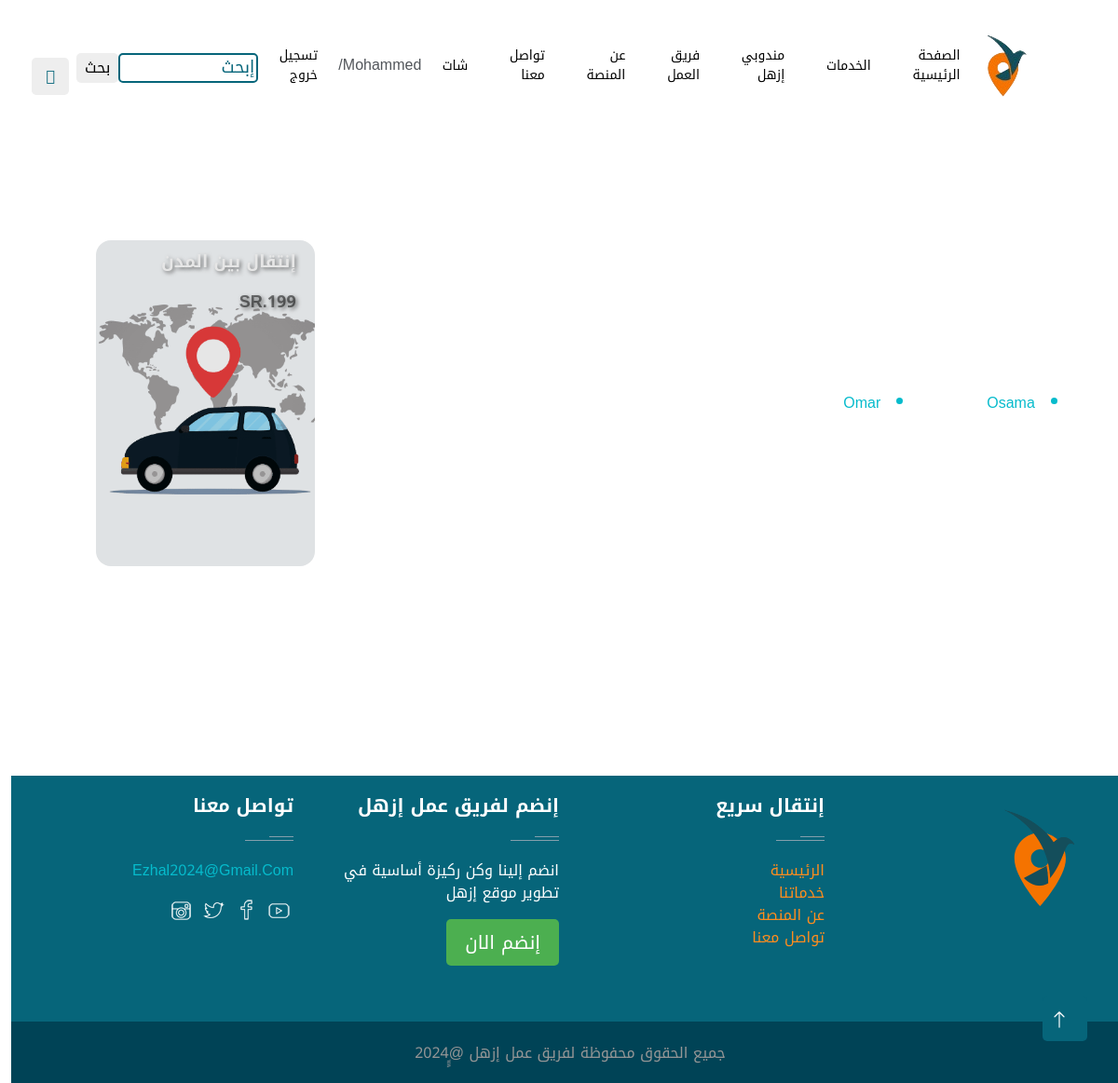
/service_one.php?id=3 (signed in), run on an earlier commit of the app's database.
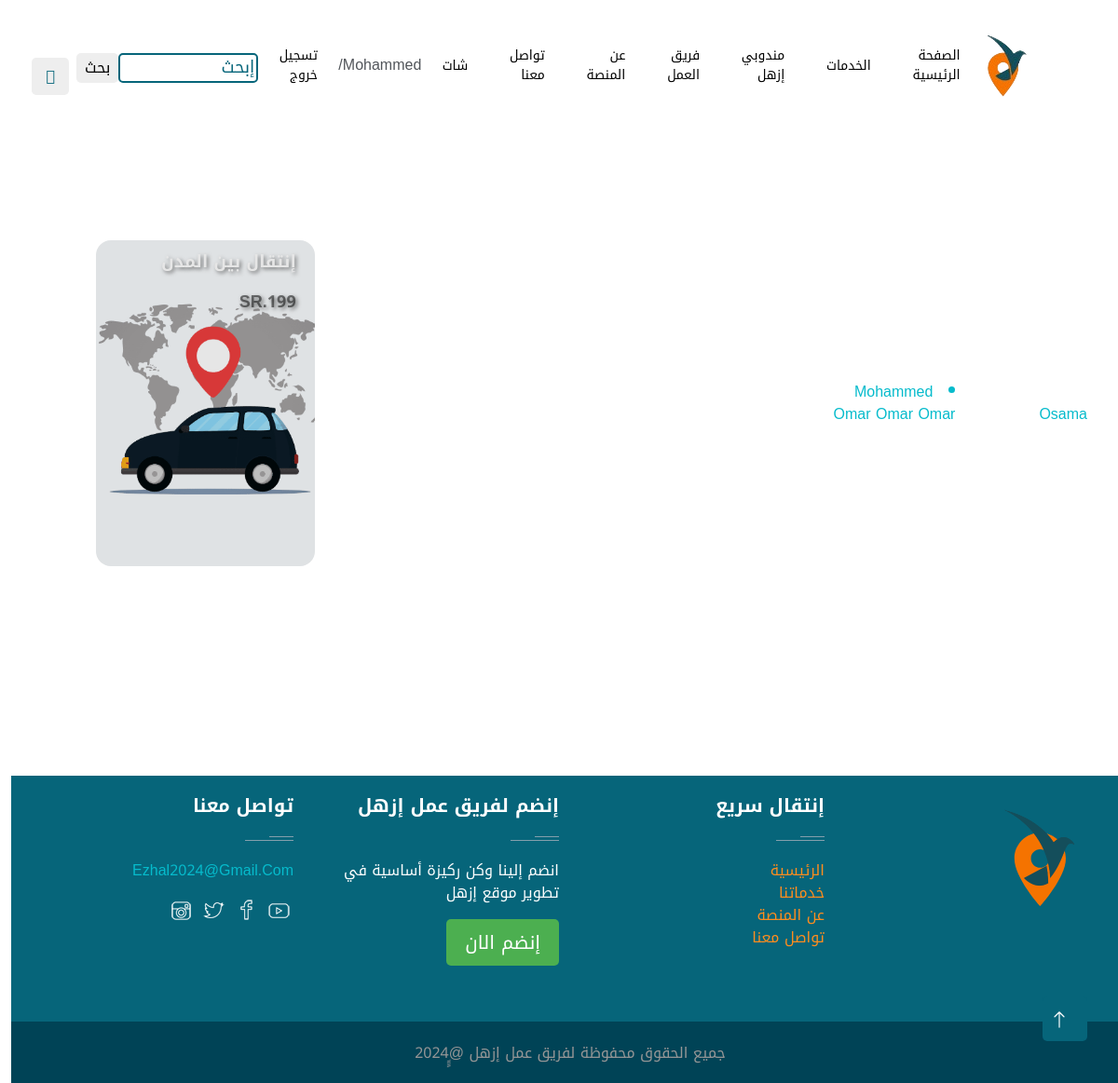
And on a later commit of the database.
### tables this page shows
CREATE TABLE `delivery_agent` (
  `ID_Number` int(11) NOT NULL,
  `Fname` varchar(255) DEFAULT NULL,
  `Lname` varchar(255) DEFAULT NULL,
  `Email` varchar(255) DEFAULT NULL,
  `photo` varchar(250) DEFAULT NULL,
  `notes` text DEFAULT NULL,
  `date_barth` date DEFAULT NULL,
  `area` varchar(50) DEFAULT NULL,
  `phone` varchar(50) DEFAULT NULL,
  `ac_f` varchar(250) DEFAULT NULL,
  `ac_tw` varchar(250) DEFAULT NULL,
  `ac_li` varchar(255) DEFAULT NULL,
  `ac_in` varchar(250) DEFAULT NULL,
  `Password` varchar(255) DEFAULT NULL,
  `Register_Type` varchar(255) NOT NULL,
  `Availability` enum('1','2','3','4','5') DEFAULT NULL
);

### service_one.php (the view, shortened to what this page needs)
<?php
if(!isset($_SESSION['uid'])){
    header('location:login.php');
    exit();
}else{
    include "db_conn.php";
    include 'master.php';
    if (isset($_GET['id']) && is_numeric($_GET['id'])){
        $id = $_GET['id'];
        $stmt = $conn->prepare("SELECT * FROM `sevices` WHERE id = :id");
        $stmt->bindParam(':id', $id);
        $stmt->execute();
        $result = $stmt->fetch(PDO::FETCH_ASSOC);
        $delivery = '';
        if ($result['id'] === 3){
            $delivery = $conn->prepare("SELECT * FROM `delivery_agent` WHERE Availability = '2'");
        }
        $delivery->execute();
        $serv_delivery = $delivery->fetchAll(PDO::FETCH_ASSOC);
        echo '<div class="row">
                 <div class="col-md-4">
                    <div class="card1-group">';
        if ($serv_delivery) {
            foreach ($serv_delivery as $serv_deli) {
                echo '<a style="margin: 45px;" href="checkout.php?id_service='.$serv_deli['ID_Number'].'&id_delivery='.$result['id'].'"><li>'.$serv_deli['Fname'].'</li></a> <br>';
            }
            }
                 echo '</div></div>';
        echo '<div class="col-md-4">
<div class="card1-group">';
        if ($result['id'] === 4){ ?>
      <?php  }
        echo '</div>
            </div>';
        if ($stmt->rowCount() > 0 ){
            echo '
        <div class="col-md-4">
            <div class="card1-group">
                <div class="card1">
                    <div class="titlee">
                        <p>'.$result['service_name'].'</p>
                        <p class="text-black-50">SR.'.$result['price'].'</p>
                    </div>
                    <img src="img/'.$result['service_img'].'">
                    <div class="layer"></div>
                    <div class="info">
                        <p>'.$result['service_notes'].'</p>
                        <button> للمزيد</button>
                    </div>
                </div>
            </div>
        </div>
        </div>';
        } else{
            echo  ' <div class="col-md-4 text-danger">
           <div class="card1-group">
 Not Found Any Content</div>
 </div>';
        }
    } else {
        echo  "Not Found Any Content";
    }
}
include 'include/footer.php';
?>

What changed in the data, as far as the page shows it:
changed delivery_agent: Fname "Omar" → "Mohammed Omar Omar Omar"
